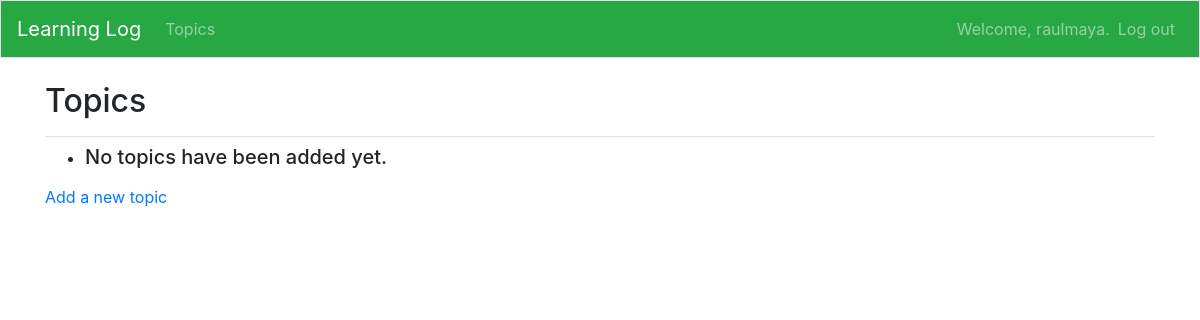
The app's page /topics (signed in), older data.
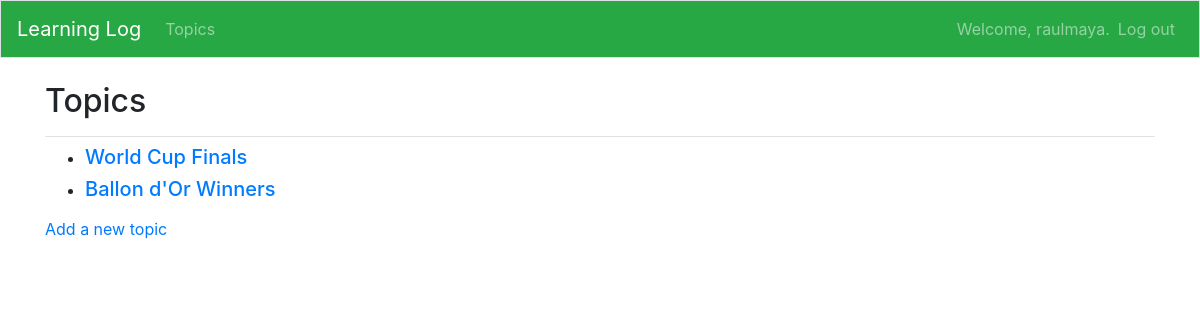
The same page, newer data.
### learning_logs/models.py (models this page shows)
class Topic(models.Model):
    text = models.CharField(max_length=100)
    date_added = models.DateTimeField(auto_now_add=True)
    owner = models.ForeignKey(User, on_delete=models.CASCADE)
    def __str__(self):
        return self.text

### learning_logs/views.py (the view)
# urls.py: path('topics', views.topics, name='topics'),
@login_required
def topics(request):
    topics = Topic.objects.filter(owner=request.user).order_by('date_added')
    context = {'topics': topics}
    return render(request, 'learning_logs/topics.html', context)

### learning_logs/templates/learning_logs/topics.html
{% extends "learning_logs/base.html" %}
{% block page_header %}
<h2>Topics</h2>
{% endblock page_header %}
{% block content %}
<ul>
    {% for topic in topics %}
    <li><h5>
        <a href="{% url 'learning_logs:topic' topic.id %}">{{ topic }}</a>
    </h5></li>
    {% empty %}
    <li><h5>No topics have been added yet.</h5></li>
    {% endfor %}
</ul>
<p><a href="{% url 'learning_logs:new_topic' %}">Add a new topic</a></p>
{% endblock content %}

Row changes from the older to the newer data that the page shows:
added Topic: text "World Cup Finals"
added Topic: text "Ballon d'Or Winners"
Text that changed along with them:
text no longer shown: "No topics have been added yet."
